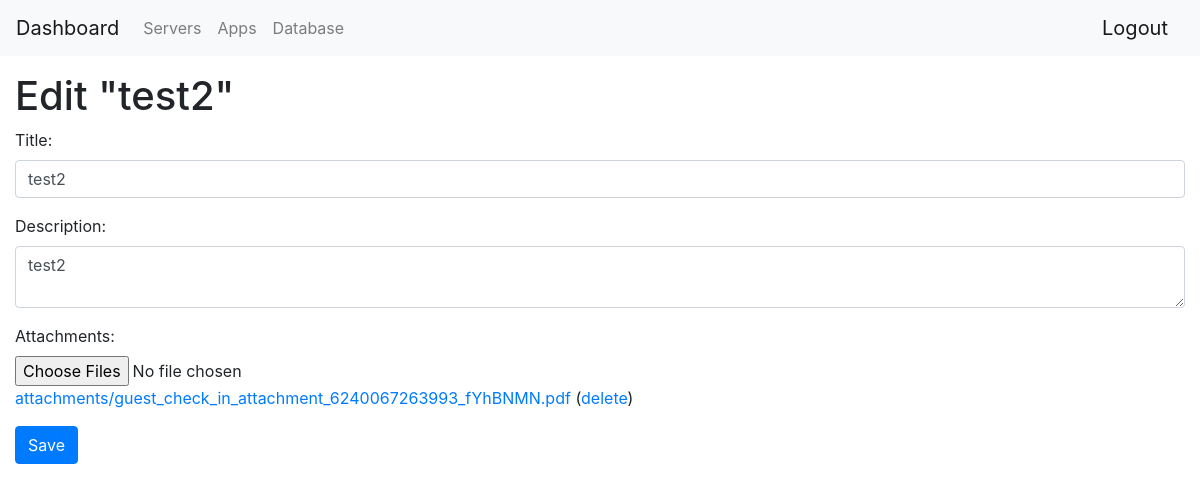
Screenshot of /1/edit/6/ (signed in) with the database file from the repository.
### task_history/models.py (models this page shows, shortened)
class Category(models.Model):
    name = models.CharField(max_length=50)

class JobIssue(models.Model):
    category = models.ForeignKey(Category, on_delete=models.CASCADE)
    title = models.CharField(max_length=100, unique=True)
    description = models.TextField()
    date_created = models.DateTimeField(auto_now_add=True)
    date_updated = models.DateTimeField(auto_now=True)

class Note(models.Model):
    job_issue = models.ForeignKey(JobIssue, on_delete=models.CASCADE)
    content = models.TextField()
    attachment = models.FileField(upload_to='attachments/')
    date_created = models.DateTimeField(auto_now_add=True)
    date_updated = models.DateTimeField(auto_now=True)

### task_history/views.py (the view, shortened to what this page needs)
# urls.py: path('<int:pk>/edit/<int:job_pk>/', views.edit_job_issue, name='edit_job_issue'),
@login_required()
def edit_job_issue(request, pk, job_pk):
    job_issue = JobIssue.objects.get(id=job_pk)
    categories = Category.objects.all()
    return render(request, 'edit_job_issue.html', {'job_issue': job_issue, 'categories': categories})

### task_history/templates/edit_job_issue.html (shortened to what this page needs)
{% extends 'dashboard.html' %}
{% block content %}
<div class="container-fluid">
    <div class="row">
        <div class="col-lg-12">
            <div class="row">
                <div class="col-lg-12">
                    <h1>Edit "{{ job_issue.title }}"</h1>
                    <form method="POST" enctype="multipart/form-data">
                        <div class="form-group">
                            <label for="title">Title:</label>
                            <input type="text" class="form-control" id="title" name="title" value="{{ job_issue.title }}">
                        </div>
                        <div class="form-group">
                            <label for="description">Description:</label>
                            <textarea class="form-control" id="description" name="description">{{ job_issue.description }}</textarea>
                        </div>
                        <div class="form-group">
                            <label for="attachment">Attachments:</label>
                            <input type="file" class="form-control-file" id="attachment" name="attachment" multiple>
                            {% for note in job_issue.note_set.all %}
                                <a href="{{ note.attachment.url }}" target="_blank">{{ note.attachment.name }}</a> (<a href="{% url 'delete_note' pk=job_issue.category.id job_pk=job_issue.pk note_pk=note.pk %}">delete</a>)<br>
                            {% endfor %}
                        </div>
                        <button type="submit" class="btn btn-primary" value="Save" onclick="confirmSave()">Save</button>
                    </form>
                </div>
            </div>
        </div>
    </div>
</div>
{% endblock %}

### task_history/templates/dashboard.html (shortened to what this page needs)
<!DOCTYPE html>
<html>
<head>
    <link rel="stylesheet" href="https://stackpath.bootstrapcdn.com/bootstrap/4.3.1/css/bootstrap.min.css">
</head>
<body>
    <nav class="navbar navbar-expand-lg navbar-light bg-light fixed-top">
        <a class="navbar-brand" href="{% url 'home' %}">Dashboard</a>
        <div class="collapse navbar-collapse" id="navbarNav">
            <ul class="navbar-nav">
                {% for category in categories %}
                    <li class="nav-item">
                        <a class="nav-link" href="{% url 'job_issue' pk=category.pk %}">{{ category.name }}</a>
                    </li>
                {% endfor %}
            </ul>
        </div>
        <a class="navbar-brand" href="{% url 'logout' %}">Logout</a>
    </nav>
    <br>
    <div class="container-md mt-5">
        {% block content %}
        {% endblock %}
    </div>
</body>
</html>

### rows the page displays
Category: name "Servers"
Category: name "Apps"
Category: name "Database"
JobIssue: title "test2", description "test2"
Note: attachment.name "attachments/guest_check_in_attachment_6240067263993_fYhBNMN.pdf"
